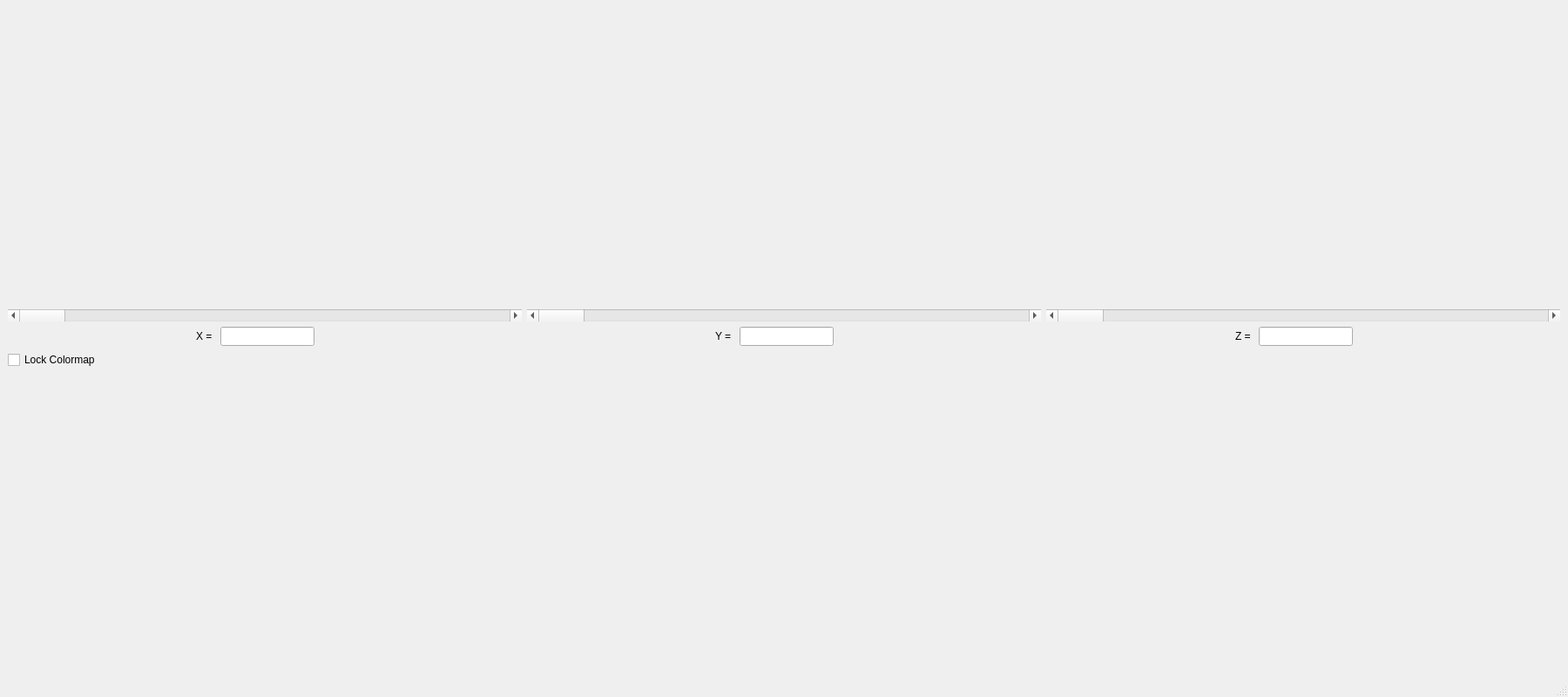
<?xml version="1.0" encoding="UTF-8"?>
<ui version="4.0">
 <class>VolumeSlicer</class>
 <widget class="QMainWindow" name="VolumeSlicer">
  <property name="geometry">
   <rect>
    <x>0</x>
    <y>0</y>
    <width>1800</width>
    <height>800</height>
   </rect>
  </property>
  <property name="windowTitle">
   <string>MainWindow</string>
  </property>
  <widget class="QWidget" name="centralwidget">
   <layout class="QVBoxLayout" name="verticalLayout_2">
    <item>
     <layout class="QHBoxLayout" name="hz_lyt_figures">
      <item>
       <layout class="QVBoxLayout" name="vt_lyt_fig1"/>
      </item>
      <item>
       <layout class="QVBoxLayout" name="vt_lyt_fig2"/>
      </item>
      <item>
       <layout class="QVBoxLayout" name="vt_lyt_fig3"/>
      </item>
     </layout>
    </item>
    <item>
     <layout class="QVBoxLayout" name="verticalLayout">
      <item>
       <layout class="QHBoxLayout" name="hz_lyt_sliders">
        <item>
         <layout class="QVBoxLayout" name="sldr_fig1">
          <item>
           <widget class="QScrollBar" name="scrlbr_fig1">
            <property name="orientation">
             <enum>Qt::Horizontal</enum>
            </property>
            <property name="invertedAppearance">
             <bool>false</bool>
            </property>
           </widget>
          </item>
          <item>
           <layout class="QHBoxLayout" name="horizontalLayout">
            <item>
             <layout class="QHBoxLayout" name="horizontalLayout_6">
              <item>
               <spacer name="horizontalSpacer_2">
                <property name="orientation">
                 <enum>Qt::Horizontal</enum>
                </property>
                <property name="sizeHint" stdset="0">
                 <size>
                  <width>40</width>
                  <height>20</height>
                 </size>
                </property>
               </spacer>
              </item>
              <item>
               <widget class="QLabel" name="label">
                <property name="text">
                 <string>X = </string>
                </property>
               </widget>
              </item>
             </layout>
            </item>
            <item>
             <widget class="QLineEdit" name="lineEdit_scrlbr1">
              <property name="sizePolicy">
               <sizepolicy hsizetype="Minimum" vsizetype="Fixed">
                <horstretch>0</horstretch>
                <verstretch>0</verstretch>
               </sizepolicy>
              </property>
              <property name="alignment">
               <set>Qt::AlignCenter</set>
              </property>
             </widget>
            </item>
            <item>
             <spacer name="horizontalSpacer">
              <property name="orientation">
               <enum>Qt::Horizontal</enum>
              </property>
              <property name="sizeHint" stdset="0">
               <size>
                <width>40</width>
                <height>20</height>
               </size>
              </property>
             </spacer>
            </item>
           </layout>
          </item>
         </layout>
        </item>
        <item>
         <layout class="QVBoxLayout" name="sldr_fig2">
          <item>
           <widget class="QScrollBar" name="scrlbr_fig2">
            <property name="orientation">
             <enum>Qt::Horizontal</enum>
            </property>
           </widget>
          </item>
          <item>
           <layout class="QHBoxLayout" name="horizontalLayout_2">
            <item>
             <layout class="QHBoxLayout" name="horizontalLayout_8">
              <item>
               <spacer name="horizontalSpacer_3">
                <property name="orientation">
                 <enum>Qt::Horizontal</enum>
                </property>
                <property name="sizeHint" stdset="0">
                 <size>
                  <width>40</width>
                  <height>20</height>
                 </size>
                </property>
               </spacer>
              </item>
              <item>
               <widget class="QLabel" name="label_2">
                <property name="text">
                 <string>Y = </string>
                </property>
               </widget>
              </item>
             </layout>
            </item>
            <item>
             <widget class="QLineEdit" name="lineEdit_scrlbr2">
              <property name="sizePolicy">
               <sizepolicy hsizetype="Minimum" vsizetype="Fixed">
                <horstretch>0</horstretch>
                <verstretch>0</verstretch>
               </sizepolicy>
              </property>
              <property name="alignment">
               <set>Qt::AlignCenter</set>
              </property>
             </widget>
            </item>
            <item>
             <spacer name="horizontalSpacer_4">
              <property name="orientation">
               <enum>Qt::Horizontal</enum>
              </property>
              <property name="sizeHint" stdset="0">
               <size>
                <width>40</width>
                <height>20</height>
               </size>
              </property>
             </spacer>
            </item>
           </layout>
          </item>
         </layout>
        </item>
        <item>
         <layout class="QVBoxLayout" name="sldr_fig3">
          <item>
           <widget class="QScrollBar" name="scrlbr_fig3">
            <property name="orientation">
             <enum>Qt::Horizontal</enum>
            </property>
           </widget>
          </item>
          <item>
           <layout class="QHBoxLayout" name="horizontalLayout_3">
            <item>
             <layout class="QHBoxLayout" name="horizontalLayout_9">
              <item>
               <spacer name="horizontalSpacer_5">
                <property name="orientation">
                 <enum>Qt::Horizontal</enum>
                </property>
                <property name="sizeHint" stdset="0">
                 <size>
                  <width>40</width>
                  <height>20</height>
                 </size>
                </property>
               </spacer>
              </item>
              <item>
               <widget class="QLabel" name="label_3">
                <property name="text">
                 <string>Z = </string>
                </property>
               </widget>
              </item>
             </layout>
            </item>
            <item>
             <widget class="QLineEdit" name="lineEdit_scrlbr3">
              <property name="sizePolicy">
               <sizepolicy hsizetype="Minimum" vsizetype="Fixed">
                <horstretch>0</horstretch>
                <verstretch>0</verstretch>
               </sizepolicy>
              </property>
              <property name="alignment">
               <set>Qt::AlignCenter</set>
              </property>
             </widget>
            </item>
            <item>
             <spacer name="horizontalSpacer_6">
              <property name="orientation">
               <enum>Qt::Horizontal</enum>
              </property>
              <property name="sizeHint" stdset="0">
               <size>
                <width>40</width>
                <height>20</height>
               </size>
              </property>
             </spacer>
            </item>
           </layout>
          </item>
         </layout>
        </item>
       </layout>
      </item>
      <item>
       <layout class="QHBoxLayout" name="hz_lyt_btns">
        <item>
         <layout class="QHBoxLayout" name="horizontalLayout_5">
          <item>
           <widget class="QCheckBox" name="checkBox_lockcmap">
            <property name="text">
             <string>Lock Colormap</string>
            </property>
           </widget>
          </item>
         </layout>
        </item>
       </layout>
      </item>
     </layout>
    </item>
   </layout>
  </widget>
  <widget class="QMenuBar" name="menubar">
   <property name="geometry">
    <rect>
     <x>0</x>
     <y>0</y>
     <width>1800</width>
     <height>22</height>
    </rect>
   </property>
  </widget>
  <widget class="QStatusBar" name="statusbar"/>
 </widget>
 <resources/>
 <connections/>
</ui>
